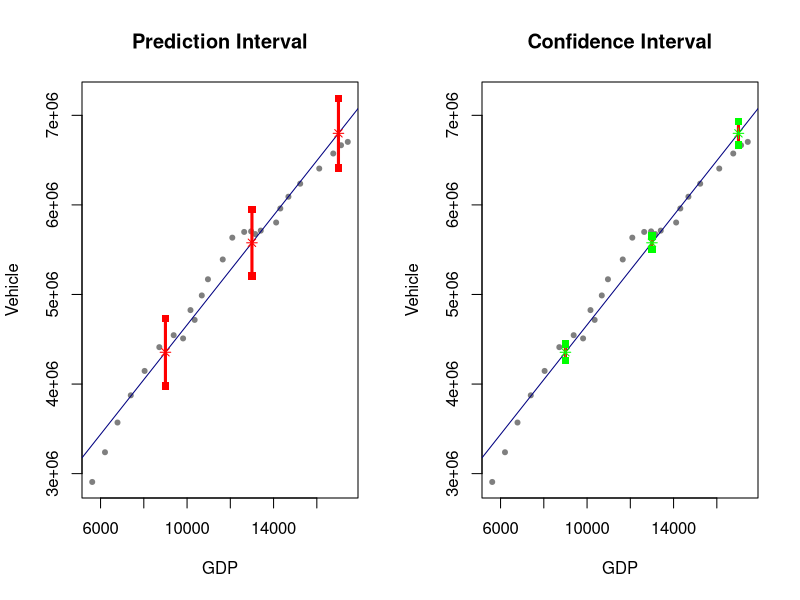
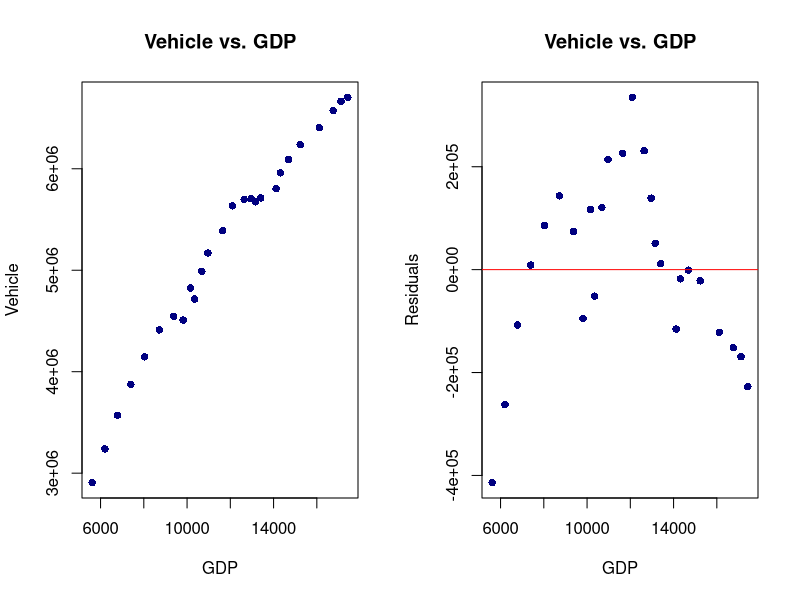
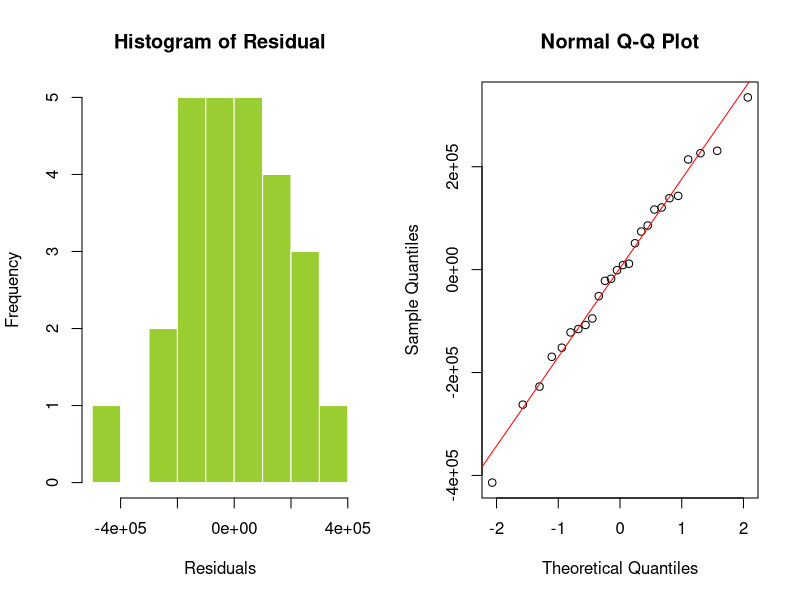

These charts were generated, in order, by the following R code:
## ---- chunk 1
fit21 = 98.6 - 0.0138 * 21; fit21
## ---- chunk 2
98.3 - fit21
98.4 - fit21
## ---- chunk 3
c(fit21 - 1.96 * 0.7, fit21 + 1.96 * 0.7)
## ---- chunk 4
c(-0.0138 - 1.96 * 0.0042, -0.0138 + 1.96 * 0.0042)
## ---- chunk 5
Fit = 34.98 + 10.66 * 4; Fit
## ---- chunk 6
b1 = 0.57568; se.b1 = 0.07445
t = (0.57568 - 0)/0.07445; t
## ---- chunk 7
t = qt(1 - 0.05/2, df = 71);t#calculating t*
c(b1 - t * se.b1, b1 + t * se.b1)
## ---- chunk 8
fit65 = 29.981 + 0.57568*65; fit65
## ---- chunk 9
data <- read.csv("Vehicles.csv")
data = na.omit(data)
head(data, 5)
## ---- chunk 10
Vehicle = data$Vehicle
GDP = data$GDP
RESULTS <- lm(Vehicle ~ GDP)
summary(RESULTS)
anova(RESULTS)
## ---- chunk 11
n = nrow(data)
#Manual Calculation
x.mean = mean(GDP)
y.mean = mean(Vehicle)

data$xx = GDP - x.mean
data$yy = Vehicle - y.mean
data$xxyy = data$xx * data$yy
data$xx2 = data$xx ^ 2

#b1
b1 = sum(data$xxyy)/sum(data$xx2);b1

#SSE SSR
yhat = RESULTS$fitted.values
SSE = sum((Vehicle - yhat) ^ 2)
SSR = sum((yhat - y.mean) ^ 2)

#Standard error of regression
s = sqrt(SSE/(n - 2));s

#Standard error of b1
se.b1 = s/sqrt(sum(data$xx2));se.b1

#Confidence interval for b1
alpha = 0.05
t = qt(1 - alpha/2, df = n - 2)#calculating t*
CI.b1 = c(b1 - t * se.b1, b1 + t * se.b1);CI.b1
## ---- chunk 12
#PI
PI = predict(RESULTS, data.frame(GDP = c(9000, 13000, 17000)), interval = "prediction", level = 0.95);PI

#CI
CI = predict(RESULTS, data.frame(GDP = c(9000, 13000, 17000)), interval = "confidence", level = 0.95);CI
## ---- chunk 13
fit = PI[,1]
PI.low = PI[,2]
PI.up = PI[,3]
CI.low = CI[,2]
CI.up = CI[,3]

xx.test =  c(9000, 13000, 17000)

#Plot for PI & CI
#Spilt the plot
par(mfrow = c(1, 2))
#plot PI
plot(GDP, Vehicle, pch = 20, col = 'gray50',
     main = 'Prediction Interval', xlab = 'GDP', ylab = 'Vehicle',
     ylim = c(2900000, 7200000))
abline(RESULTS, col = 'navy')#regression line
for (i in 1:length(xx.test)) {
  lines(c(xx.test[i], xx.test[i]), c(PI.low[i], PI.up[i]), col = 'Red', lwd = 3)
  points(xx.test[i], PI.low[i], col = 'red', pch = 15)#lower point
  points(xx.test[i], PI.up[i], col = 'red', pch = 15)#upper point
  points(xx.test[i], fit[i], col = 'red', pch = 8)#estimated value
}
#plot CI
plot(GDP, Vehicle, pch = 20, col = 'gray50',
     main = 'Confidence Interval', xlab = 'GDP', ylab = 'Vehicle',
     ylim = c(2900000, 7200000))
abline(RESULTS, col = 'navy')#regression line
for (i in 1:length(xx.test)) {
  lines(c(xx.test[i], xx.test[i]), c(CI.low[i], CI.up[i]), col = 'Red', lwd = 3)
  points(xx.test[i], CI.low[i], col = 'green', pch = 15)#lower point
  points(xx.test[i], CI.up[i], col = 'green', pch = 15)#upper point
  points(xx.test[i], fit[i], col = 'green', pch = 8)#estimated value
}
## ---- chunk 14
par(mfrow = c(1, 2))
#Scatterplot of y vs. x
plot(GDP, Vehicle, pch = 16, cex = 1, col = 'navy',
     main = 'Vehicle vs. GDP', xlab = 'GDP', ylab = 'Vehicle')
#Scatterplot of residuals vs. x
res = Vehicle - yhat
plot(GDP, res, pch = 16, cex = 1, col = 'navy',
     main = 'Vehicle vs. GDP', xlab = 'GDP', ylab = 'Residuals')
abline(h = 0, col = 'red')
## ---- chunk 15
par(mfrow = c(1, 2))
#Histogram of residuals
hist(res, border = 'white', col = 'olivedrab3',
     main = 'Histogram of Residual', xlab = 'Residuals')
#QQ plot
qqnorm(res)
qqline(res, col = 'red')
